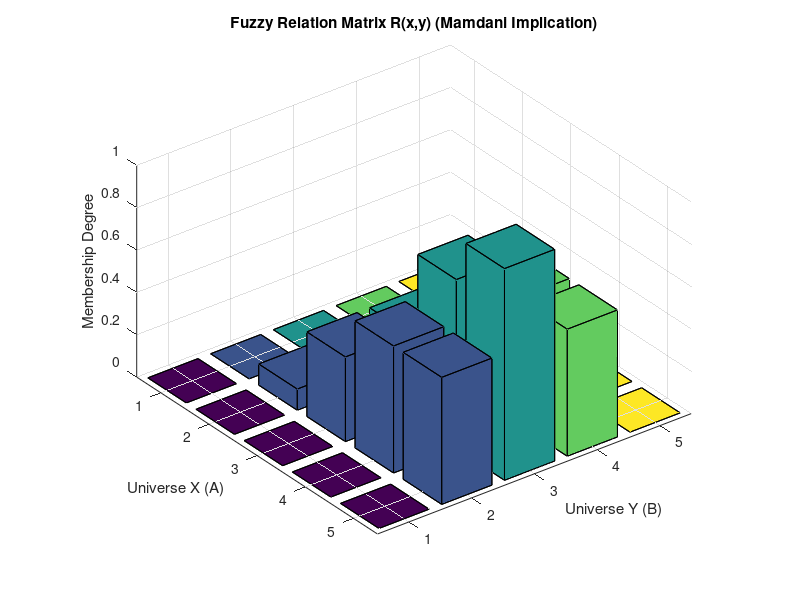

The MATLAB source for this figure: (Note: this script raises an error after producing the figure.)
clc; clear; close all;

% =========================================================
% Theoretical Background: Generalized Modus Ponens (GMP) & CRI
% =========================================================
% Fuzzy inference implements the Compositional Rule of Inference (CRI) 
% and produces an aggregated fuzzy set that is subsequently defuzzified.
% 
% Rule form: IF x is A THEN y is B
% This fuzzy rule generates a fuzzy relation R(x,y) (acting as a trained model).
% 
% Given a new observation: x is A'
% We need to infer the new output: y is B'
% 
% Formula: B' = A' ∘ R (where ∘ denotes max-min composition)
% Mathematically: mu_B'(y) = sup_x {mu_A'(x) * mu_R(x,y)} (where * is a T-norm)
% Note: 'sup' (supremum) is equivalent to 'max' for discrete/continuous functions.
%
% Geometrically: A' undergoes cylindrical extension into the Cartesian product 
% space of X and Y, intersecting with the relation R.

% =========================================================
% Part 1: Define Discrete Fuzzy Sets
% =========================================================
% Universe X: [1, 5], Universe Y: [-2, 2]
A = [0, 0.1, 0.4, 0.8, 1];       % Premise (Rule Input)
B = [0, 0.6, 1,   0.6, 0];       % Consequent (Rule Output)
Anew = [0, 0.2, 0.3, 1, 0.1];    % New Observation A'

% =========================================================
% Part 2: Generate Fuzzy Relation R(x,y)
% =========================================================
% Using Mamdani Implication (MIN operator)
r = zeros(length(A), length(B));
for i = 1:length(A)
    for j = 1:length(B)
        r(i,j) = min(A(i), B(j));
    end
end

% Visualize the Fuzzy Relation Matrix R(x,y) in 3D
figure;
bar3(r);
title('Fuzzy Relation Matrix R(x,y) (Mamdani Implication)');
xlabel('Universe Y (B)');
ylabel('Universe X (A)');
zlabel('Membership Degree');
colormap('parula');

% =========================================================
% Part 3: Max-Min Composition (B' = A' ∘ R)
% =========================================================
% Compute the intersection (MIN) of the cylindrical extension of A' with R
Bnew_temp = zeros(length(Anew), size(r,2));
for i = 1:length(Anew)
    for j = 1:size(r,2)
        % Transposing Anew to match dimensions
        Bnew_temp(i,j) = min(Anew(i), r(i,j));
    end
end

% Compute the projection (MAX / Supremum) onto Universe Y
Bnew = max(Bnew_temp);

% Display results in the Command Window
disp('--- Generalized Modus Ponens (GMP) ---');
disp('Relation Matrix R(x,y):');
disp(r);
disp('New Observation A'':');
disp(Anew);
disp('Inferred Output B'':');
disp(Bnew);
